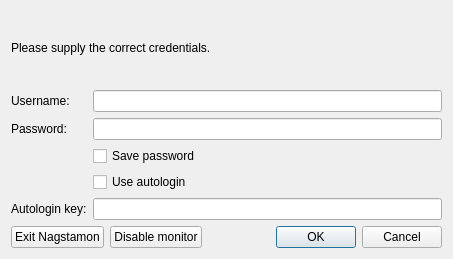
<?xml version="1.0" encoding="UTF-8"?>
<ui version="4.0">
 <class>dialog_authentication</class>
 <widget class="QDialog" name="dialog_authentication">
  <property name="geometry">
   <rect>
    <x>0</x>
    <y>0</y>
    <width>453</width>
    <height>259</height>
   </rect>
  </property>
  <property name="windowTitle">
   <string>Authentication</string>
  </property>
  <property name="modal">
   <bool>true</bool>
  </property>
  <layout class="QGridLayout" name="gridLayout">
   <item row="1" column="0">
    <widget class="QLabel" name="label_username">
     <property name="text">
      <string>Username:</string>
     </property>
    </widget>
   </item>
   <item row="5" column="0">
    <widget class="QLabel" name="label_autologin_key">
     <property name="text">
      <string>Autologin key:</string>
     </property>
    </widget>
   </item>
   <item row="4" column="1">
    <widget class="QCheckBox" name="input_checkbox_use_autologin">
     <property name="text">
      <string>Use autologin</string>
     </property>
    </widget>
   </item>
   <item row="2" column="0">
    <widget class="QLabel" name="label_password">
     <property name="text">
      <string>Password:</string>
     </property>
    </widget>
   </item>
   <item row="5" column="1">
    <widget class="QLineEdit" name="input_lineedit_autologin_key"/>
   </item>
   <item row="2" column="1">
    <widget class="QLineEdit" name="input_lineedit_password">
     <property name="echoMode">
      <enum>QLineEdit::Password</enum>
     </property>
    </widget>
   </item>
   <item row="3" column="1">
    <widget class="QCheckBox" name="input_checkbox_save_password">
     <property name="text">
      <string>Save password</string>
     </property>
    </widget>
   </item>
   <item row="1" column="1">
    <widget class="QLineEdit" name="input_lineedit_username"/>
   </item>
   <item row="6" column="0" colspan="2">
    <layout class="QHBoxLayout" name="horizontalLayout">
     <item>
      <widget class="QPushButton" name="button_exit">
       <property name="text">
        <string>Exit Nagstamon</string>
       </property>
      </widget>
     </item>
     <item>
      <widget class="QPushButton" name="button_disable">
       <property name="text">
        <string>Disable monitor</string>
       </property>
      </widget>
     </item>
     <item>
      <widget class="QDialogButtonBox" name="button_box">
       <property name="standardButtons">
        <set>QDialogButtonBox::Cancel|QDialogButtonBox::Ok</set>
       </property>
       <property name="centerButtons">
        <bool>false</bool>
       </property>
      </widget>
     </item>
    </layout>
   </item>
   <item row="0" column="0" colspan="2">
    <widget class="QLabel" name="label_monitor">
     <property name="text">
      <string>Please supply the correct credentials.</string>
     </property>
    </widget>
   </item>
  </layout>
 </widget>
 <resources/>
 <connections/>
</ui>
